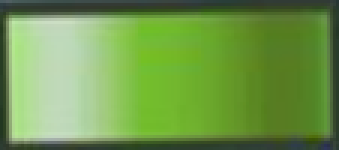
#> input picture flappingBirdGame/src/game/assets/photos/PipeCap.png, 113 x 50 px (shown 3 times larger)
$ python seam_check.py ../src/game/assets/photos/PipeBody.png ../src/game/assets/photos/PipeCap.png
#> lines starting #> are read from the running program, lines starting #| are printed output that depends on the picture
#> in main, im is the input picture: PIL image 113x50 RGBA; mean R, G, B, A 112.7, 154, 76.1, 255
# -*- coding: utf-8 -*-
"""放大对比多张图的接缝质量：每张图先横向拼两份，再裁出接缝附近区域放大。"""

import sys
from PIL import Image, ImageDraw


def seam_crop(img: Image.Image, half: int = 100, y0: int = 540, y1: int = 820, zoom: int = 3) -> Image.Image:
#> called with half = 100, y0 = 540, y1 = 820, zoom = 3
    W, H = img.size
#> W = 113; H = 50
    two = Image.new("RGBA", (W * 2, H))
#> two: PIL image 226x50 RGBA; every value is 0
    two.paste(img, (0, 0))
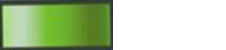
#> two: PIL image 226x50 RGBA; mean R, G, B, A 56.3, 77, 38, 127.5; transparent parts drawn white
    two.paste(img, (W, 0))
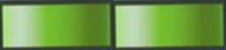
#> two: PIL image 226x50 RGBA; mean R, G, B, A 112.7, 154, 76.1, 255

    x0 = W - half
#> x0 = 13
    x1 = W + half
#> x1 = 213
    crop = two.crop((x0, y0, x1, y1))
#> crop: PIL image 200x280 RGBA; every value is 0
    crop = crop.resize((crop.width * zoom, crop.height * zoom), Image.Resampling.NEAREST)
#> crop: PIL image 600x840 RGBA; every value is 0

    d = ImageDraw.Draw(crop)
    cx = half * zoom
    d.line([(cx, 0), (cx, crop.height)], fill=(255, 0, 0, 255), width=2)
    return crop


def main():
    if len(sys.argv) < 3:
        print("usage: seam_check.py out.png in1.png [in2.png ...] [--y0 N --y1 N]")
        sys.exit(1)

    args = sys.argv[1:]
    y0, y1 = 540, 820
    if "--y0" in args:
        i = args.index("--y0")
        y0 = int(args[i + 1])
        del args[i:i + 2]
    if "--y1" in args:
        i = args.index("--y1")
        y1 = int(args[i + 1])
        del args[i:i + 2]

    out_path = args[0]
    paths = args[1:]

    crops = []
    for p in paths:
        im = Image.open(p).convert("RGBA")
        c = seam_crop(im, y0=y0, y1=y1)
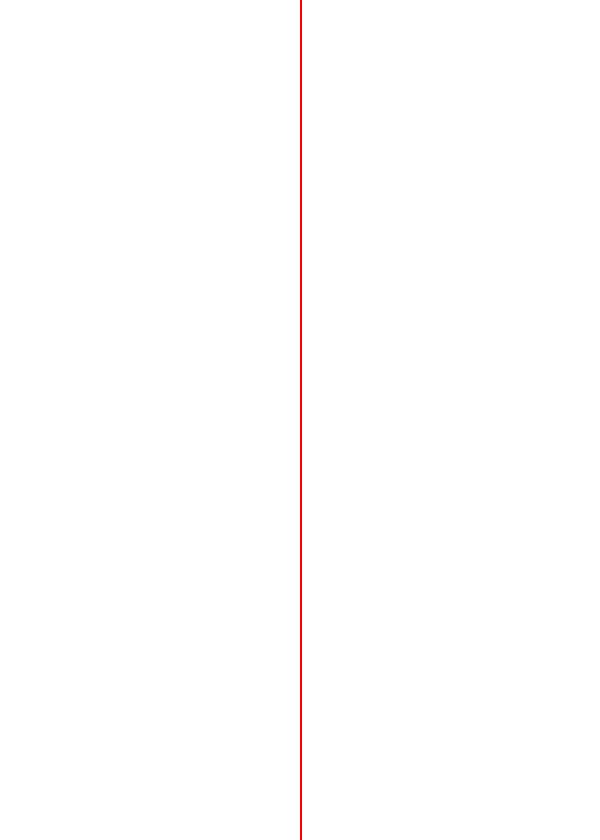
#> c: PIL image 600x840 RGBA; mean R, G, B, A 0.8, 0, 0, 0.8; transparent parts drawn white
        lab = Image.new("RGBA", (c.width, 24), (0, 0, 0, 255))
        ImageDraw.Draw(lab).text((6, 6), p.split("/")[-1].split("\\")[-1], fill=(255, 255, 255, 255))
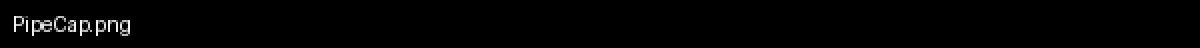
#> lab: PIL image 600x24 RGBA (shown 2 times larger); mean R, G, B, A 2.6, 2.6, 2.6, 255
        crops.append(lab)
        crops.append(c)

    total_h = sum(c.height for c in crops)
#> total_h = 864
    W = max(c.width for c in crops)
#> W = 600
    canvas = Image.new("RGBA", (W, total_h), (255, 255, 255, 255))
#> canvas: PIL image 600x864 RGBA; every value is 255
    y = 0
    for c in crops:
        canvas.paste(c, (0, y))
        y += c.height
#> this loop made 2 passes
#> y on passes 1 to 2: 24, 864
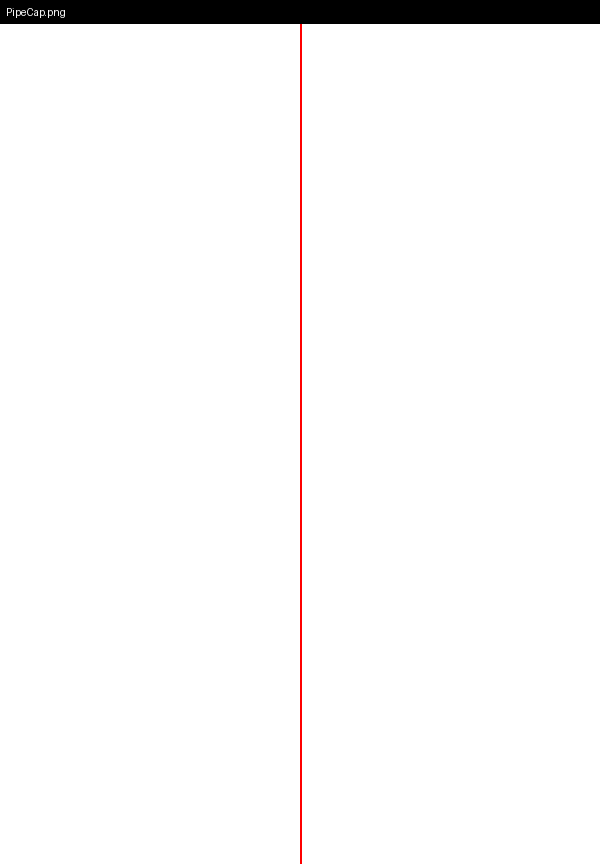
#> canvas: PIL image 600x864 RGBA; mean R, G, B, A 0.9, 0.1, 0.1, 7.9; transparent parts drawn white
#> after the loop, y = 864
    canvas.save(out_path)
    print(f"OK {out_path} size={canvas.size}")
#| OK ../src/game/assets/photos/PipeBody.png size=(600, 864)


if __name__ == "__main__":
    main()
